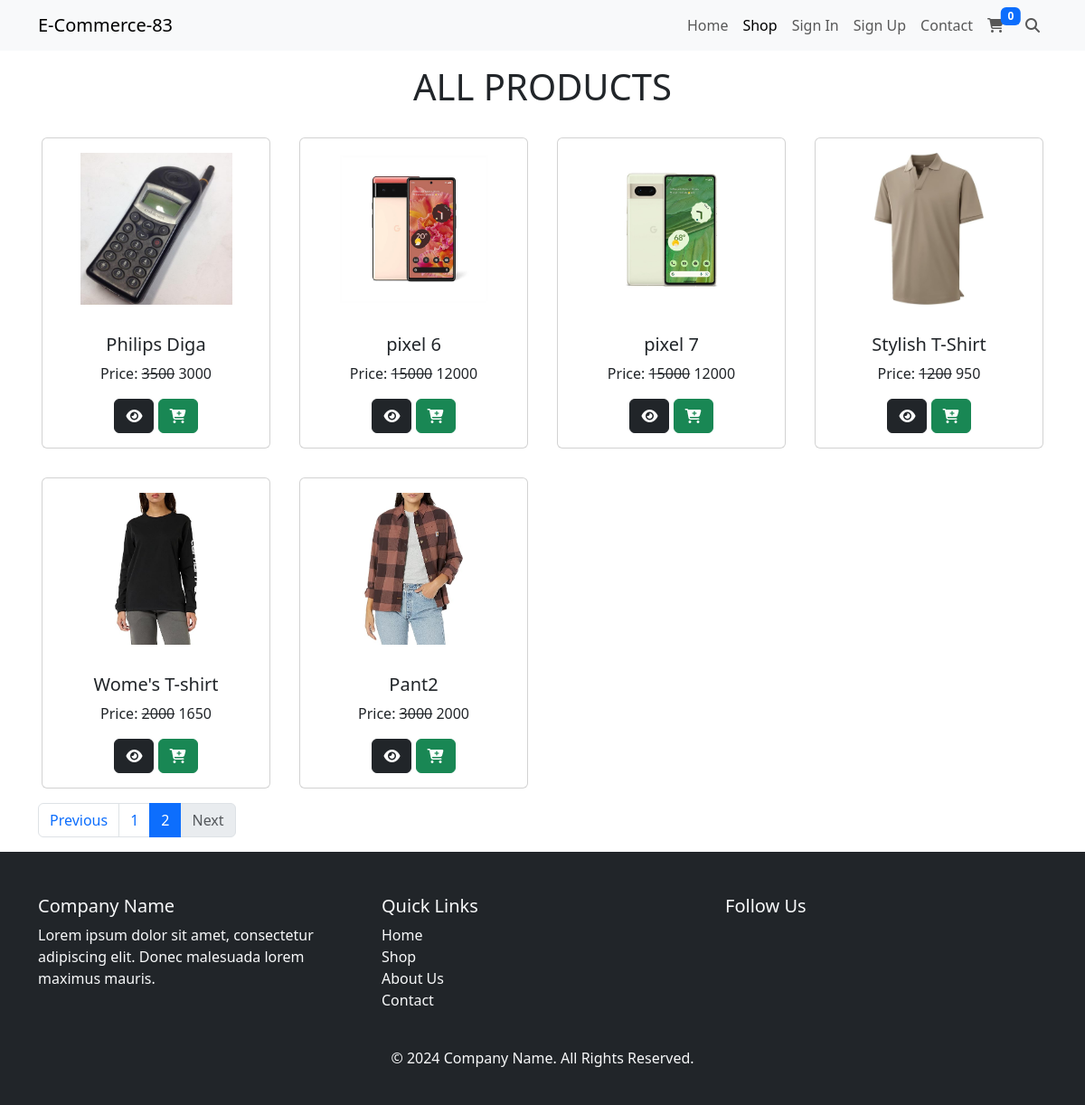
The page /all-products.php?page=2 on the database as committed earlier.
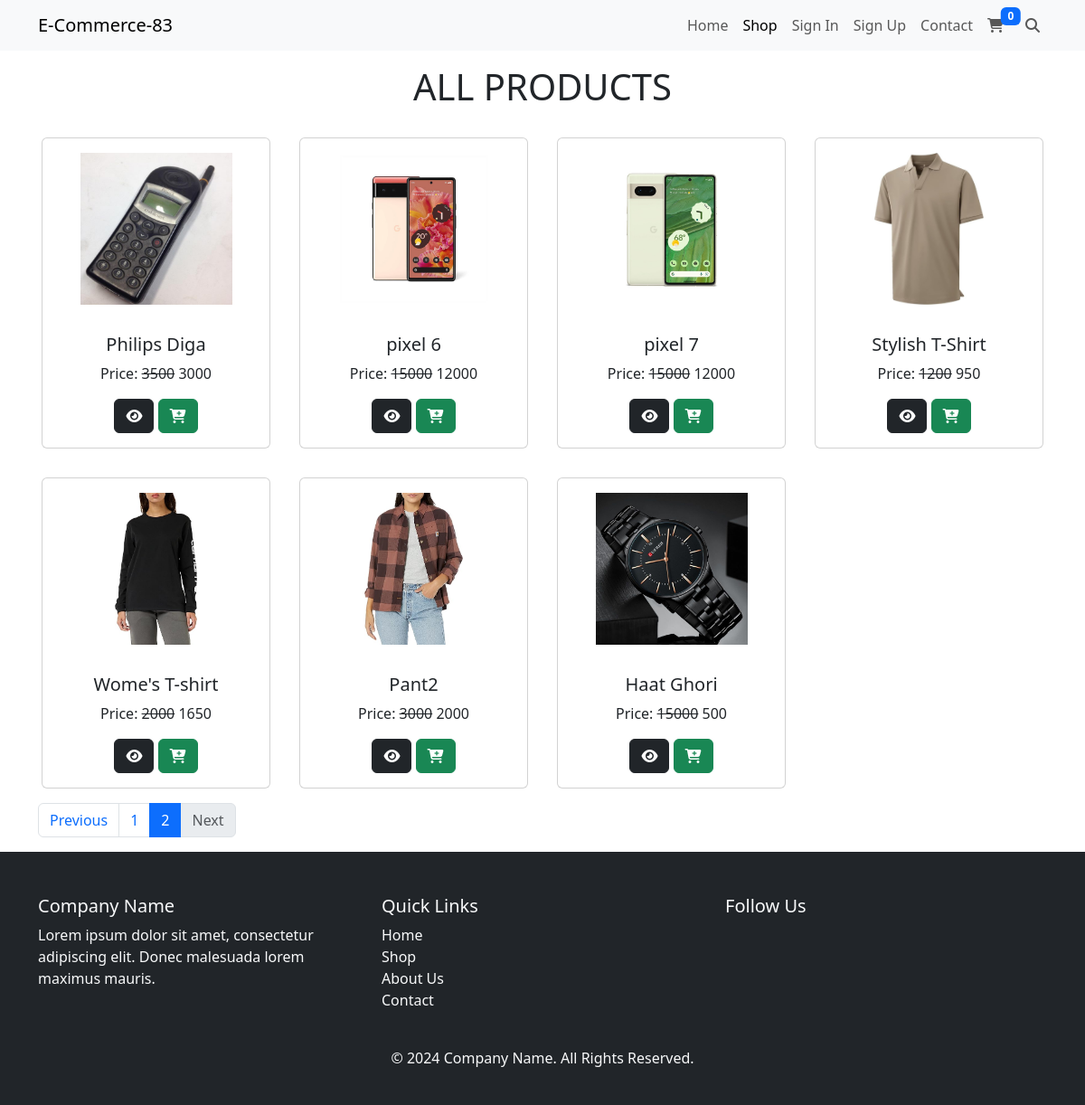
The same page on the database as committed later.
### tables this page shows
CREATE TABLE `products` (
  `id` int(11) NOT NULL,
  `name` varchar(255) NOT NULL,
  `category_id` int(11) NOT NULL,
  `regular_price` int(11) NOT NULL,
  `sale_price` int(11) NOT NULL,
  `stocks` int(11) NOT NULL,
  `image` varchar(255) NOT NULL,
  `description` longtext NOT NULL,
  `created_at` timestamp NOT NULL DEFAULT current_timestamp()
);

### all-products.php (the view, shortened to what this page needs)
<?php
    require_once "header.php";
    $pageNo = $_GET['page'];
    $limit = 8;
    $offset = ($pageNo - 1) * $limit;
    $sql = "SELECT * FROM `products` LIMIT $offset, $limit";
    $result = $conn->query($sql);
    $totalProducts = $conn->query("SELECT * FROM `products`")->num_rows;
    $totalPages = ceil($totalProducts / $limit);
    $products = $result->fetch_all(MYSQLI_ASSOC);
?>
    <div class="container">
        <div class="row">
            <div class="col-md-12 text-center my-3 text-uppercase display-6">
                All Products
            </div>
            <?php
                foreach($products as $product){
            ?>
                <div class="col-md-3 p-3">
                    <div class="card">
                        <img src="uploads/<?= $product['image'] ?>" alt="<?= $product['name'] ?>" class="card-img-top p-3" style="height: 200px; object-fit: contain">
                        <div class="card-body text-center">
                            <h5 class="card-title"><?= $product['name'] ?></h5>
                            <p class="card-text">
                                Price:
                                <s><?= $product['regular_price'] ?></s>
                                <?= $product['sale_price'] ?>
                            </p>
                            <a href="single-product.php?pid=<?= $product['id'] ?>" class="btn btn-dark">
                                <i class="fas fa-eye"></i>
                            </a>
                            <button class="btn btn-success">
                                <i class="fas fa-cart-plus"></i>
                            </button>
                        </div>
                    </div>
                </div>
            <?php } ?>
            <div class="col-md-12 text-center">
                <nav aria-label="Page navigation example">
                    <ul class="pagination">
                        <li class="page-item <?= $pageNo == 1 ? 'disabled' : '' ?>">
                            <a class="page-link" href="all-products.php?page=<?= $pageNo - 1 ?>">Previous</a>
                        </li>
                        <?php
                            for($i = 1; $i <= $totalPages; $i++){
                        ?>
                            <li class="page-item <?= $pageNo == $i ? 'active' : '' ?>">
                                <a class="page-link" href="all-products.php?page=<?= $i ?>"><?= $i ?></a>
                            </li>
                        <?php } ?>
                        <li class="page-item <?= $pageNo == $totalPages ? 'disabled' : '' ?>">
                            <a class="page-link" href="all-products.php?page=<?= $pageNo + 1 ?>">Next</a>
                        </li>
                    </ul>
                </nav>
            </div>
        </div>
    </div>
<?php
    require_once "footer.php";
?>

### header.php (shortened to what this page needs)
<!doctype html>
<html lang="en">
  <head>
    <link href="https://cdn.jsdelivr.net/npm/bootstrap@5.3.3/dist/css/bootstrap.min.css" rel="stylesheet">
    <link rel="stylesheet" href="https://cdnjs.cloudflare.com/ajax/libs/font-awesome/6.6.0/css/all.min.css" />
    <link rel="stylesheet" href="https://cdnjs.cloudflare.com/ajax/libs/toastr.js/latest/toastr.css" />
    <link rel="stylesheet" href="https://code.jquery.com/ui/1.12.1/themes/base/jquery-ui.css">
  </head>
  <body>
    <?php
    require_once "navbar.php";
    ?>

### navbar.php (shortened to what this page needs)
<?php
  $pageName = basename($_SERVER['PHP_SELF']);
?>
<nav class="navbar navbar-expand-lg bg-body-tertiary">
  <div class="container">
    <a class="navbar-brand" href="./">E-Commerce-83</a>
    <div class="collapse navbar-collapse" id="navbarSupportedContent">
      <ul class="navbar-nav ms-auto mb-2 mb-lg-0">
        <li class="nav-item">
          <a class="nav-link <?= $pageName == "index.php"?  "active":null ?>" aria-current="page" href="./">Home</a>
        </li>
        <li class="nav-item">
          <a class="nav-link <?= $pageName == "all-products.php"?  "active":null ?>" href="./all-products.php">Shop</a>
        </li>
        <?php if(!isset($_SESSION['user'])){ ?>
            <li class="nav-item">
            <a class="nav-link" href="./signin.php">Sign In</a>
            </li>
            <li class="nav-item">
            <a class="nav-link" href="./signup.php">Sign Up</a>
            </li>
        <?php } ?>
        <li class="nav-item">
          <a class="nav-link" href="./contact.php">Contact</a>
        </li>
        <li class="nav-item me-2">
          <button class="nav-link position-relative" data-bs-toggle="offcanvas" data-bs-target="#offcanvasRight" aria-controls="offcanvasRight">
            <i class="fas fa-shopping-cart"></i>
            <span class="badge bg-primary position-absolute top-0 start-100 translate-middle-x" id="cartCount">0</span>
          </button>
        </li>
        <li class="nav-item">
          <a class="nav-link" href="./search.php">
            <i class="fas fa-search"></i>
          </a>
        </li>
      </ul>
    </div>
  </div>
</nav>

### footer.php (shortened to what this page needs)
<footer class="bg-dark text-light pt-5 pb-4">
  <div class="container">
    <div class="row">
      <div class="col-md-4">
        <h5>Company Name</h5>
        <p>Lorem ipsum dolor sit amet, consectetur adipiscing elit. Donec malesuada lorem maximus mauris.</p>
      </div>
      <div class="col-md-4">
        <h5>Quick Links</h5>
        <ul class="list-unstyled">
          <li><a href="#" class="text-light text-decoration-none">Home</a></li>
          <li><a href="#" class="text-light text-decoration-none">Shop</a></li>
          <li><a href="#" class="text-light text-decoration-none">About Us</a></li>
          <li><a href="#" class="text-light text-decoration-none">Contact</a></li>
        </ul>
      </div>
      <div class="col-md-4">
        <h5>Follow Us</h5>
      </div>
    </div>
    <div class="text-center mt-4">
      <p>&copy; 2024 Company Name. All Rights Reserved.</p>
    </div>
  </div>
</footer>
</body>
</html>

Rows that differ between the two databases and show on the page:
added products: image (picture), name "Haat Ghori", regular_price "15000", sale_price "500"
